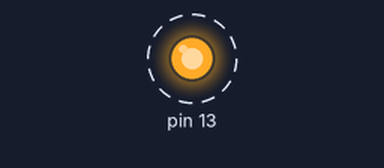
The sketch below on a simulated Arduino Uno, built with avr-gcc and run on an emulated ATmega328P. On the bench: output pins drawn as LEDs (lit = HIGH). Dashed ring = blinking. What the sketch prints to the serial monitor is not drawn.

Above: at 0.2 s.
Timing chart, 0 to 3.0 s (numbered marks = the images above):
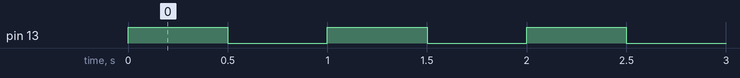

The sketch:

clase01_b6_serial.ino
```cpp
int tiempo = 500;

void setup() {
  Serial.begin(9600);      // abre el canal con la computadora
  pinMode(13, OUTPUT);
}

void loop() {
  digitalWrite(13, HIGH);  delay(tiempo);
  digitalWrite(13, LOW);   delay(tiempo);
  Serial.println(tiempo);  // te dice cuanto esta esperando
}
```

Measured:
- by itself, pin 13: alternates HIGH for 0.50 s and LOW for 0.50 s
